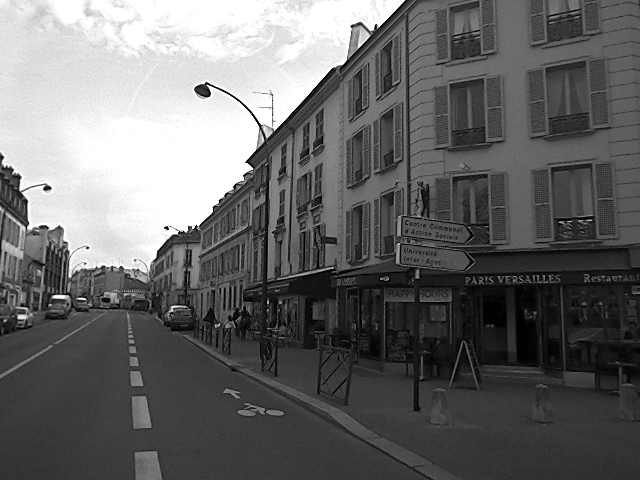
//> input picture data/match/scenario1/frame.png, 640 x 480 px
$ ./fast_orb   (built with g++ and OpenCV 4, older OpenCV classes emulated)
//> lines starting //> are read from the running program, lines starting //| are printed output that depends on the picture
#include <opencv2/core/core.hpp>
#include <opencv2/highgui/highgui.hpp>
#include <opencv2/nonfree/features2d.hpp>
#include <opencv2/nonfree/nonfree.hpp>
#include <opencv2/calib3d/calib3d.hpp>

#include <iostream>
#include <dirent.h>
#include <ctime>
using namespace cv;
using namespace std;


void ransacTest(const std::vector<cv::DMatch> matches,
                const std::vector<cv::KeyPoint>& kp1,
                const std::vector<cv::KeyPoint>& kp2,
                std::vector<cv::DMatch>& ransacMatches,
                double distance,
                double confidence);


int main(int argc, const char *argv[]){

    string path = "../data/match/";
    string scenario = "scenario1/";

    Mat image1 = cv::imread( path+scenario+"frame.png");
//> image1 is the input picture: 480 rows x 640 cols, CV_8UC3; min 0, max 255, mean 103.8
    Mat image2 = cv::imread( path+scenario+"pano.png", CV_LOAD_IMAGE_GRAYSCALE);
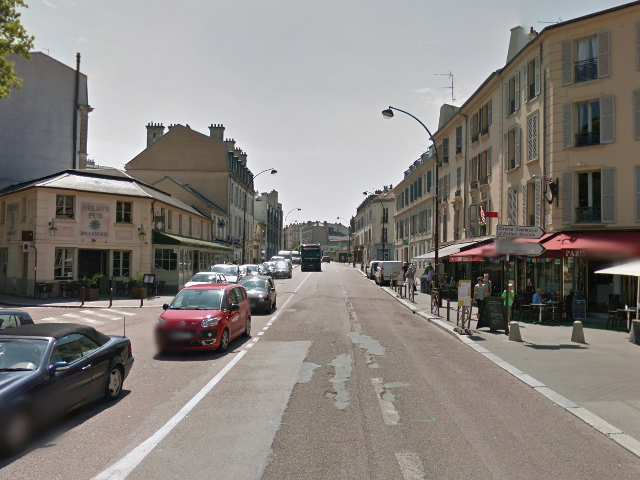
//> input picture data/match/scenario1/pano.png, 640 x 480 px
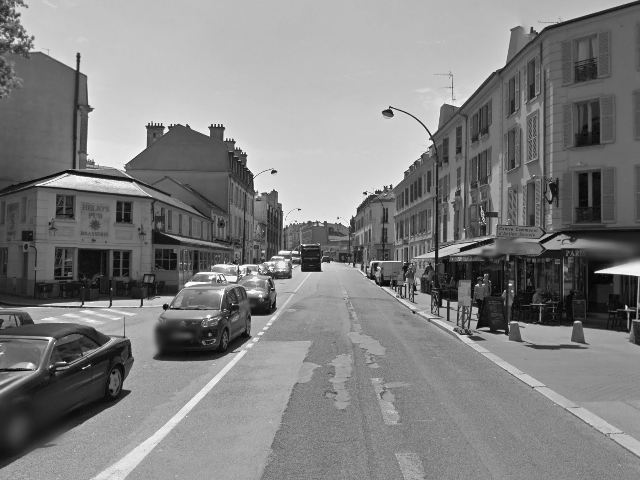
//> image2: 480 rows x 640 cols, CV_8UC1; min 1, max 255, mean 129.5

    if(image1.empty() || image2.empty() )
    {
        cerr <<  "Could not open pano or vedecom image" << std::endl ;
        return -1;
    }


    Ptr<FeatureDetector> detector;
    Ptr<DescriptorExtractor> extractor;

    initModule_nonfree();
    /*
     * SIFT,SURF, ORB
    */

    string dect = "FAST";
    string desp = "ORB";
    detector = FeatureDetector::create(dect);
    extractor = DescriptorExtractor::create(desp);

    clock_t begin = clock();

    vector<KeyPoint> keypoints1, keypoints2;
    detector->detect(image1, keypoints1);
//> keypoints1 = 7386 keypoints; strongest (x, y, size): (375, 25, 7), (244, 175, 7), (351, 26, 7), (213, 207, 7)
    detector->detect(image2, keypoints2);
//> keypoints2 = 6292 keypoints; strongest (x, y, size): (626, 306, 7), (595, 272, 7), (83, 368, 7), (89, 365, 7)

    cout << "# keypoints of image1 :" << keypoints1.size() << endl;
//| # keypoints of image1 :7386
    cout << "# keypoints of image2 :" << keypoints2.size() << endl;
//| # keypoints of image2 :6292

    Mat descriptors1,descriptors2;
    extractor->compute(image1,keypoints1,descriptors1);
//> keypoints1 = 6348 keypoints; strongest (x, y, size): (244, 175, 7), (213, 207, 7), (196, 225, 7), (195, 88, 7)
    extractor->compute(image2,keypoints2,descriptors2);
//> keypoints2 = 5356 keypoints; strongest (x, y, size): (595, 272, 7), (83, 368, 7), (89, 365, 7), (300, 252, 7)


    cout << "Descriptors size :" << descriptors1.cols << " : "<< descriptors1.rows << endl;
//| Descriptors size :32 : 6348

    vector< vector<DMatch> > matches12, matches21;
    Ptr<DescriptorMatcher> matcher = DescriptorMatcher::create("BruteForce-Hamming"); //FLANN or BruteForce or BruteForce-Hamming
    matcher->knnMatch( descriptors1, descriptors2, matches12, 60 );
//> matches12 = 6348 matches
    matcher->knnMatch( descriptors2, descriptors1, matches21, 60 );
//> matches21 = 5356 matches

    // BFMatcher bfmatcher(NORM_L2, true);
    // vector<DMatch> matches;
    // bfmatcher.match(descriptors1, descriptors2, matches);
    cout << "Matches1-2:" << matches12.size() << endl;
//| Matches1-2:6348
    cout << "Matches2-1:" << matches21.size() << endl;
//| Matches2-1:5356

    // ratio test proposed by David Lowe paper = 0.8
    std::vector<DMatch> good_matches1, good_matches2;

    for(int i=0; i < matches12.size(); i++){
        const float ratio = 0.8;
        if(matches12[i][0].distance < ratio * matches12[i][1].distance)
            good_matches1.push_back(matches12[i][0]);
    }
//> after the loop, good_matches1 = 174 matches

    for(int i=0; i < matches21.size(); i++){
        const float ratio = 0.8;
        if(matches21[i][0].distance < ratio * matches21[i][1].distance)
            good_matches2.push_back(matches21[i][0]);
    }
//> after the loop, good_matches2 = 136 matches

    cout << "Good matches1:" << good_matches1.size() << endl;
//| Good matches1:174
    cout << "Good matches2:" << good_matches2.size() << endl;
//| Good matches2:136

    // Symmetric Test
    std::vector<DMatch> better_matches;
    for(int i=0; i<good_matches1.size(); i++){
        for(int j=0; j<good_matches2.size(); j++){
            if(good_matches1[i].queryIdx == good_matches2[j].trainIdx && good_matches2[j].queryIdx == good_matches1[i].trainIdx){
                better_matches.push_back(DMatch(good_matches1[i].queryIdx, good_matches1[i].trainIdx, good_matches1[i].distance));
                break;
            }
        }
    }
//> after the loop, better_matches = 40 matches


    cout << "Better matches:" << better_matches.size() << endl;
//| Better matches:40


    std::vector<cv::DMatch> ransac_matches;
    ransacTest(better_matches, keypoints1, keypoints2, ransac_matches, 2, 0.99);
//> the loop in ransacTest, `for (std::vector<cv::DMatch>::const_iterator it = matches.begin(); it ..` made 40 passes
//> in ransacTest, `cv::Mat F = cv::findFundamentalMat(cv::Mat(pts1), cv::Mat(pts2),inlier..`: inliers = 40 values, max 1 at index 4, min 0 at index 0, mean 0.35; F = [[2.12e-08, 3.67e-06, -0.000304], [-4.35e-06, 0.00034, 0.0194], [0.000727, -0.165, 1]]
//> the loop in ransacTest, `for ( ; itIn != inliers.end(); ++itIn, ++itM)` made 40 passes
//> ransac_matches = 14 matches

    cout<<"ransac matches="<<ransac_matches.size()<<endl;
//| ransac matches=14


    clock_t end = clock();
    double elapsed_secs = double(end - begin) / CLOCKS_PER_SEC;
    cout << "Time Costs : " << elapsed_secs << endl;


    // show it on an image


    Mat output;
    drawMatches(image1, keypoints1, image2, keypoints2, matches12, output);
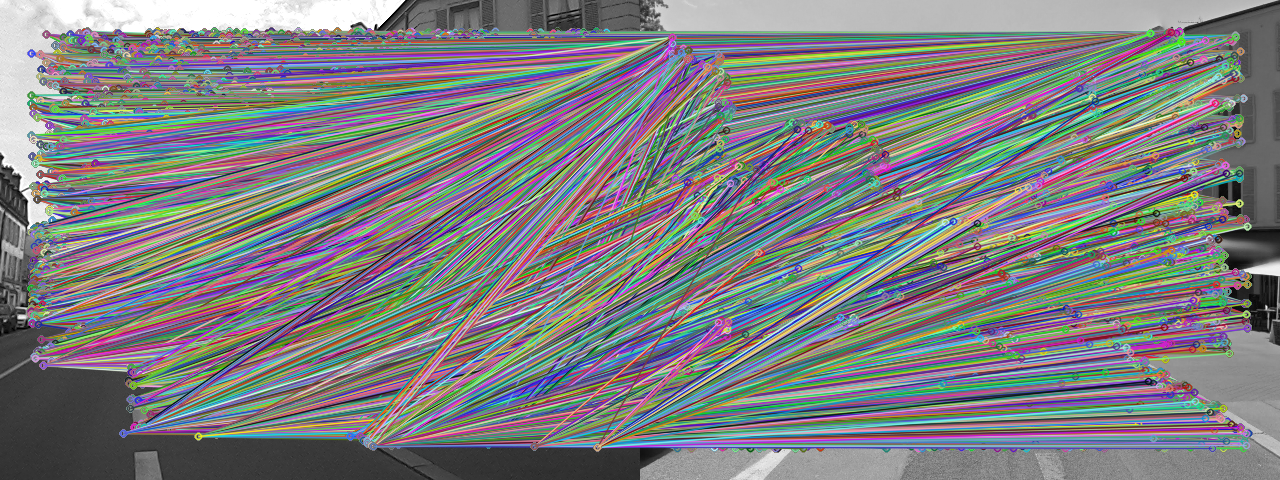
//> output: 480 rows x 1280 cols, CV_8UC3; mean B, G, R 128.6, 126.5, 125.7
    imshow("Matches result 0",output);
    string filename = "../result/"+scenario+dect+desp+"0.png";
    cv::imwrite( filename, output );
    waitKey(0);

    Mat output1;
    drawMatches(image1, keypoints1, image2, keypoints2, better_matches, output1);
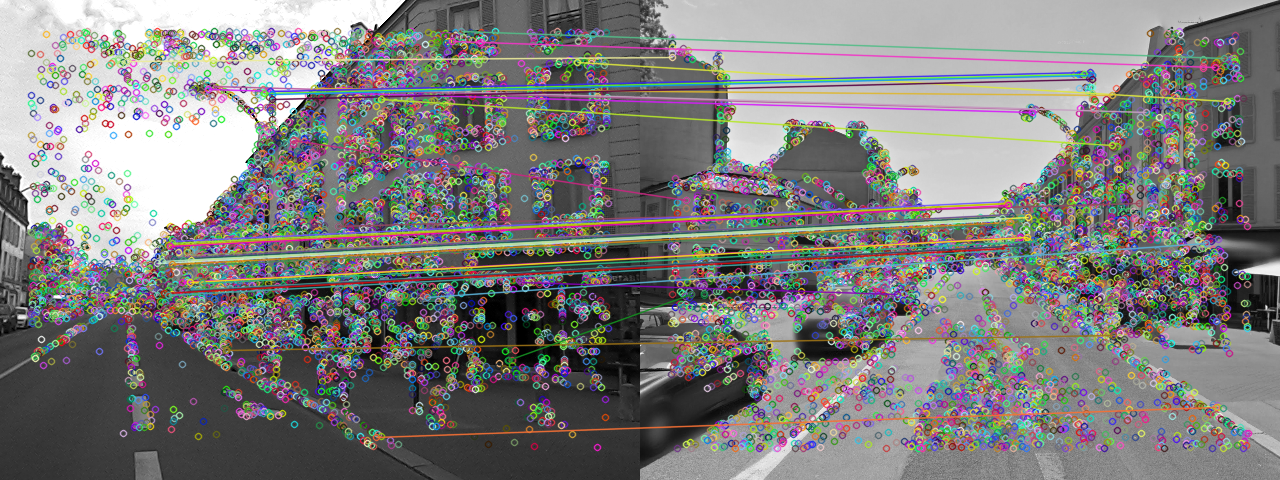
//> output1: 480 rows x 1280 cols, CV_8UC3; mean B, G, R 125.2, 125.9, 127
    imshow("Matches result 1",output1);
    string filename1 = "../result/"+scenario+dect+desp+"1.png";
    cv::imwrite( filename1, output1 );
    waitKey(0);


    Mat output2;
    drawMatches(image1, keypoints1, image2, keypoints2, ransac_matches, output2);
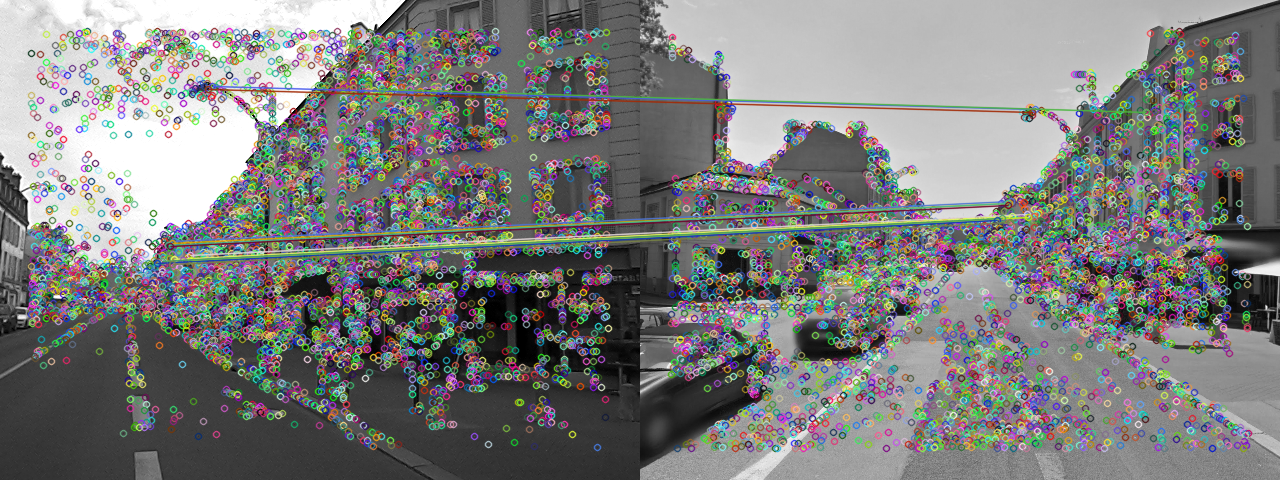
//> output2: 480 rows x 1280 cols, CV_8UC3; mean B, G, R 124.7, 125.5, 125.1
    imshow("Matches result 2",output2);
    string filename2 = "../result/" +scenario+dect+desp+"2.png";
    cv::imwrite( filename2, output2 );
    waitKey(0);

    return 0;
}


void ransacTest(const std::vector<cv::DMatch> matches,
                const std::vector<cv::KeyPoint>& kp1,
                const std::vector<cv::KeyPoint>& kp2,
                std::vector<cv::DMatch>& ransacMatches,
                double distance,
                double confidence){

    ransacMatches.clear();
    //convert keypoint into point2f
    std::vector<cv::Point2f> pts1, pts2;

    for (std::vector<cv::DMatch>::const_iterator it = matches.begin(); //const_iterator ??
            it != matches.end(); ++it){
        //get the position of reference kpts
        float x = kp1[it->trainIdx].pt.x;
        float y = kp1[it->trainIdx].pt.y;
        pts1.push_back(cv::Point2f(x,y));

        //get the position of current kpts
        x = kp2[it->queryIdx].pt.x;
        y = kp2[it->queryIdx].pt.y;
        pts2.push_back(cv::Point2f(x,y));
    }

    //compute F matrix using RANSAC
    std::vector<uchar> inliers(pts1.size(),0);
    cv::Mat F = cv::findFundamentalMat(cv::Mat(pts1), cv::Mat(pts2),inliers, CV_FM_RANSAC, distance,confidence);
    //extract the surviving matches(inliers)
    std::vector<uchar> :: const_iterator itIn = inliers.begin();
    std::vector<cv::DMatch> ::const_iterator itM = matches.begin();
    //for all matches
    for ( ; itIn != inliers.end(); ++itIn, ++itM)
    {
        if (*itIn)
            ransacMatches.push_back(*itM);
    }
}
